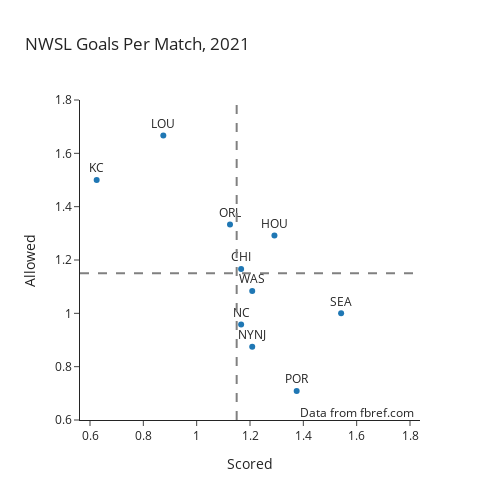

Notebook cell for this chart:
### Code cell
fig = px.scatter(df, 
                 x="goals_scored_per_match", 
                 y = "goals_allowed_per_match",
                 labels = dict(goals_scored_per_match = "Scored", goals_allowed_per_match = "Allowed"),
                 template = 'simple_white',
                 title = "NWSL Goals Per Match, 2021",
                 text = 'Abbr',
                 width = 500,
                 height = 500
                 )

fig.update_traces(textposition = 'top center')
fig.update_xaxes(range = [0.6, 1.8], nticks = 7)
fig.update_yaxes(range = [0.6, 1.8], nticks = 7,
                 scaleanchor = "x",
                 scaleratio = 1)

fig.add_hline(y = 1.15, opacity = 1, line_width = 2, line_dash = 'dash', line_color = 'grey')
fig.add_vline(x = 1.15, opacity = 1, line_width = 2, line_dash = 'dash', line_color = 'grey')

fig.add_annotation(x = 1.6, y = 0.63, text = "Data from fbref.com", showarrow = False)

fig.show()

### Figure 1 — Plotly figure (JSON) as saved in the notebook; plotly's stock layout.template omitted (floating-point values rounded to 4 significant figures)
{"data": [{"hovertemplate": "Scored=%{x}<br>Allowed=%{y}<br>Abbr=%{text}<extra></extra>", "legendgroup": "", "marker": {"color": "#1F77B4", "symbol": "circle"}, "mode": "markers+text", "name": "", "orientation": "v", "showlegend": false, "text": ["POR", "SEA", "WAS", "CHI", "NYNJ", "NC", "HOU", "ORL", "LOU", "KC"], "textposition": "top center", "type": "scatter", "x": [1.375, 1.542, 1.208, 1.167, 1.208, 1.167, 1.292, 1.125, 0.875, 0.625], "xaxis": "x", "y": [0.7083, 1, 1.083, 1.167, 0.875, 0.9583, 1.292, 1.333, 1.667, 1.5], "yaxis": "y"}], "layout": {"annotations": [{"showarrow": false, "text": "Data from fbref.com", "x": 1.6, "y": 0.63}], "height": 500, "legend": {"tracegroupgap": 0}, "shapes": [{"line": {"color": "grey", "dash": "dash", "width": 2}, "opacity": 1, "type": "line", "x0": 0, "x1": 1, "xref": "x domain", "y0": 1.15, "y1": 1.15, "yref": "y"}, {"line": {"color": "grey", "dash": "dash", "width": 2}, "opacity": 1, "type": "line", "x0": 1.15, "x1": 1.15, "xref": "x", "y0": 0, "y1": 1, "yref": "y domain"}], "title": {"text": "NWSL Goals Per Match, 2021"}, "width": 500, "xaxis": {"anchor": "y", "domain": [0, 1], "nticks": 7, "range": [0.6, 1.8], "title": {"text": "Scored"}}, "yaxis": {"anchor": "x", "domain": [0, 1], "nticks": 7, "range": [0.6, 1.8], "scaleanchor": "x", "scaleratio": 1, "title": {"text": "Allowed"}}}}
